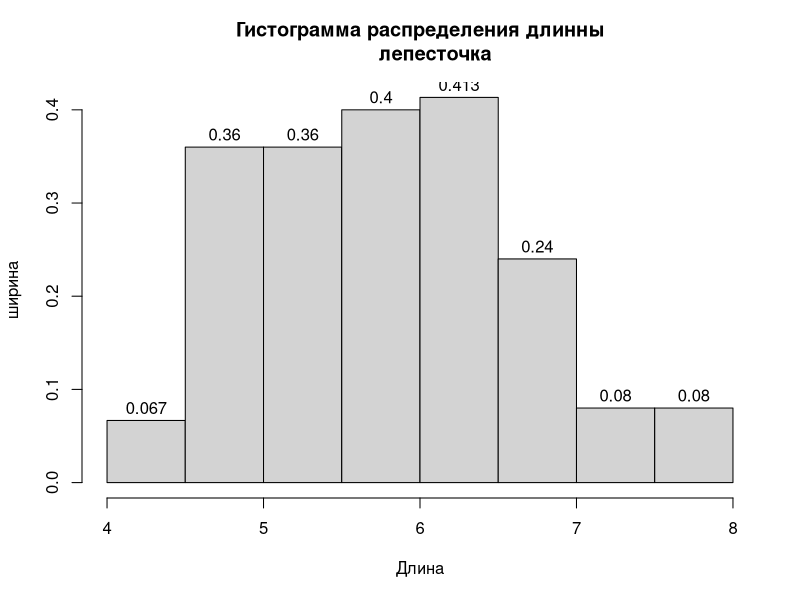
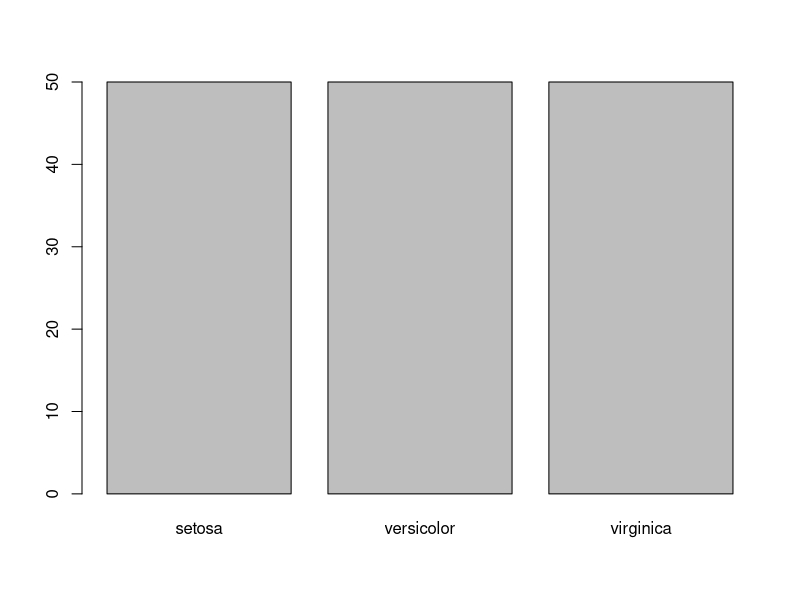
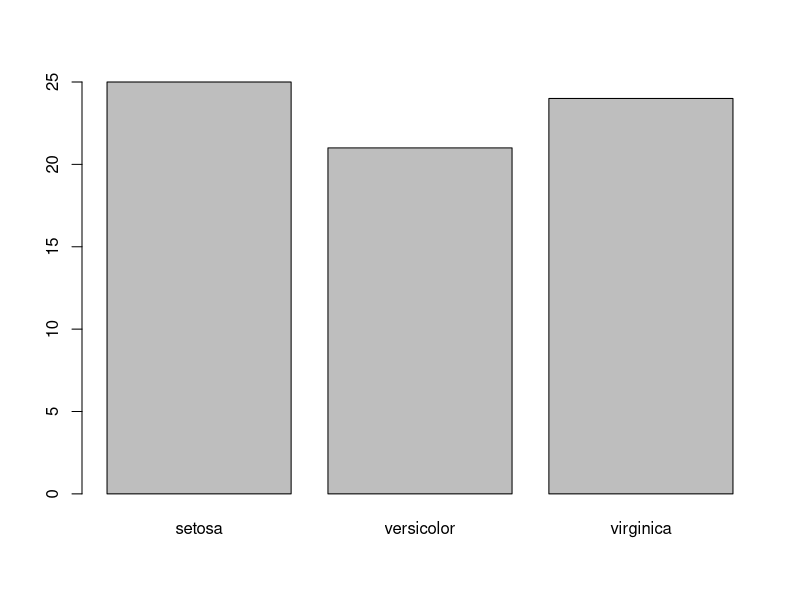
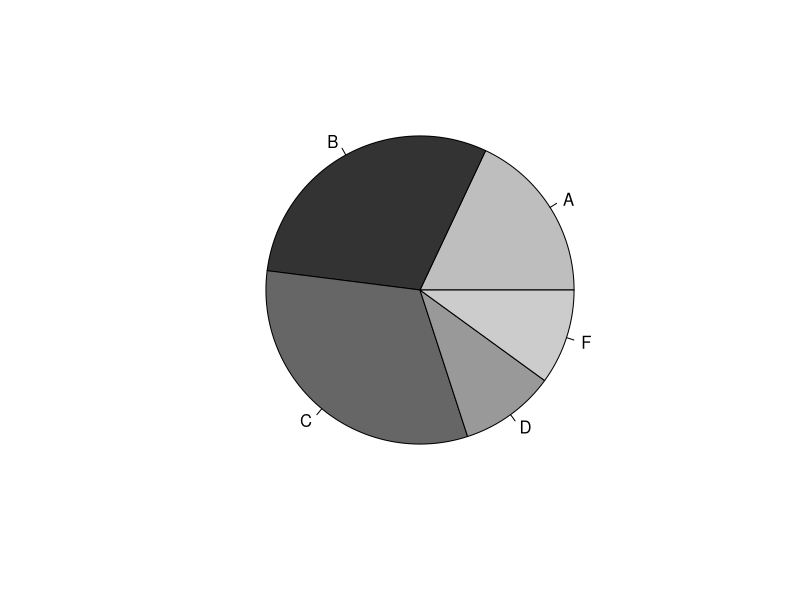
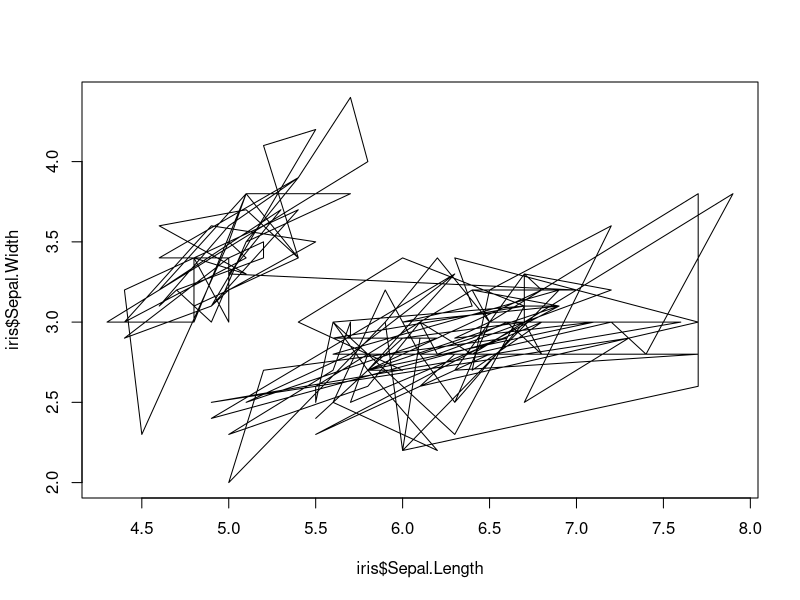
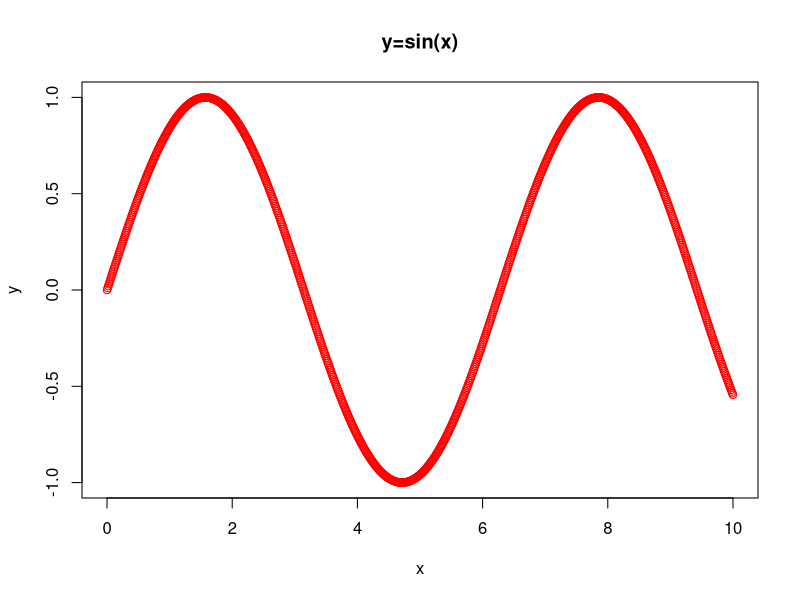
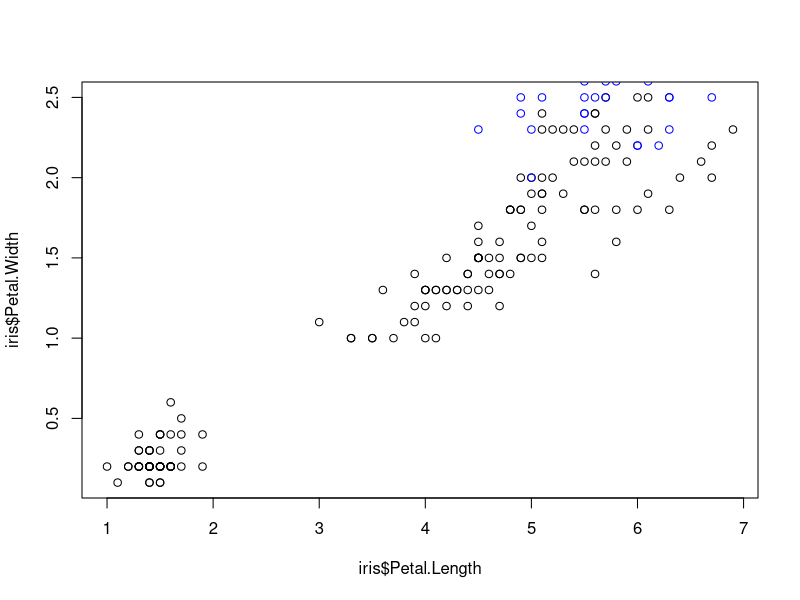
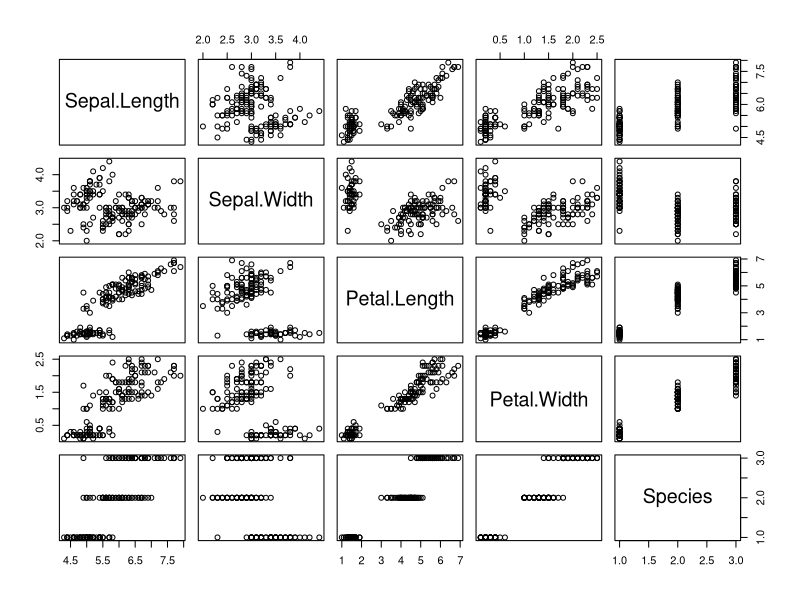

These figures' R source, in order:
#setwd("~/Data analytics/R/R_Studio/EDU")

(g<-8)


#c()- create a vector
#t() - transponate a matrix

#inf (-inf) - это бесконечность 

y = seq(2,30, by=3)
y

z = seq(10,30, length.out = 10)
z

z.4 = rep(c(5,4,3), c(2,4,3))
z.4

vec = c(2,4,NA,5,6)
vec

max(vec, na.rm = TRUE)
mean(vec, na.rm = TRUE)

# знаки после запятой - это важно

w <- c(1,8,2,6,3,8,5,5,5,5)
sum(w)
log10(w)
log(exp(w))
z = (w - 5.4)/3.875
z
round(z)

y = max(w) - min(w)
y

w[w!=5]

# diagram

View(iris)

hist(iris$Sepal.Length, main = "Гистограмма распределения длинны
     лепесточка", xlab = "Длина", ylab = "ширина", nclass = 10, 
     freq = F, labels = T)

plot(iris$Species)
plot(sample(iris$Species, 70, F))

group = c(18,30,32,10,10)
lab = c("A", "B", "C", "D", "F")

pie(group, lab, col = c("grey", "grey20", "grey40", "grey60", "grey80"))

plot(iris$Sepal.Length, iris$Sepal.Width, type ="l")

x = seq(0,10, 0.01)
y = sin(x)
plot(x, y, main = "y=sin(x)",
     xlab = "x", ylab="y", col = "red")
plot(iris$Petal.Length, iris$Petal.Width)
points(iris$Sepal.Length, iris$Sepal.Width, col="blue")
plot(iris)
plot(iris[,1:4])

install.packages("ggplot2")
library(ggplot2)

# сравнение данных нескольких категорий
x = iris$Species
y = iris$Sepal.Length
qplot(x, y, geom="point", main="Iris data")




